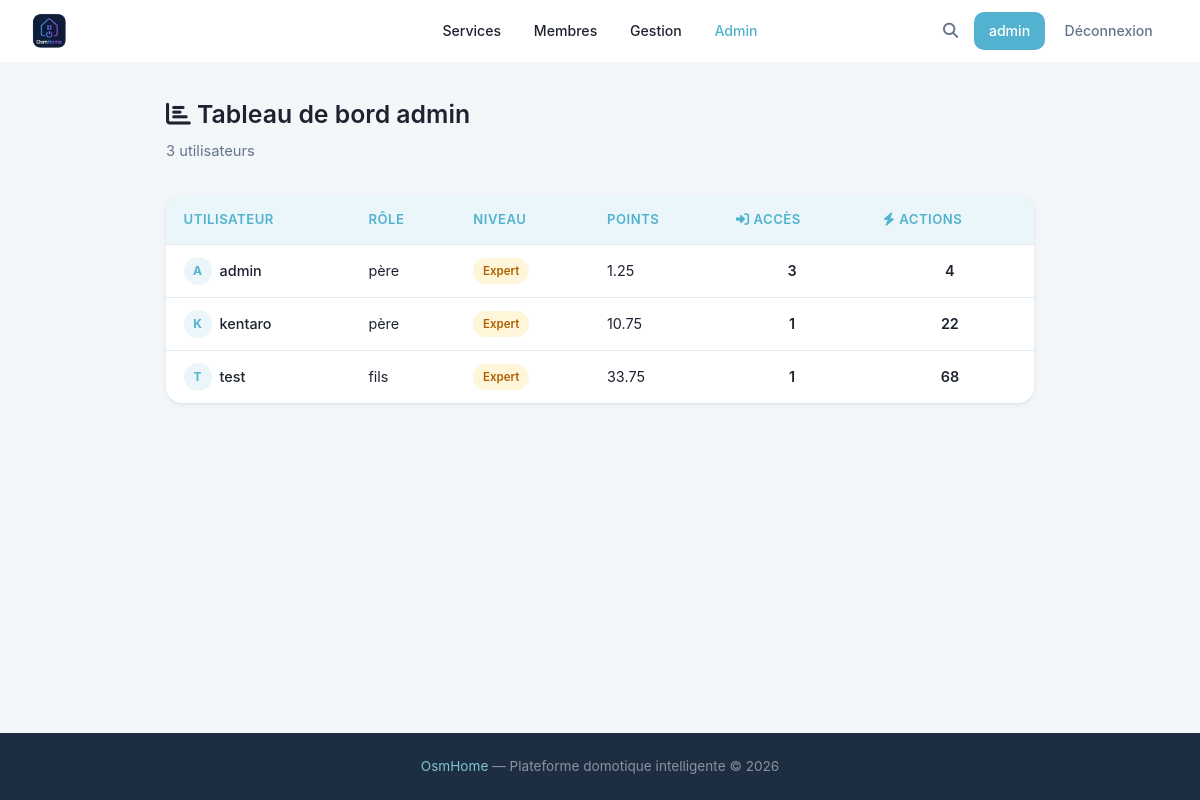
Before: /admin (signed in) with the older database file.
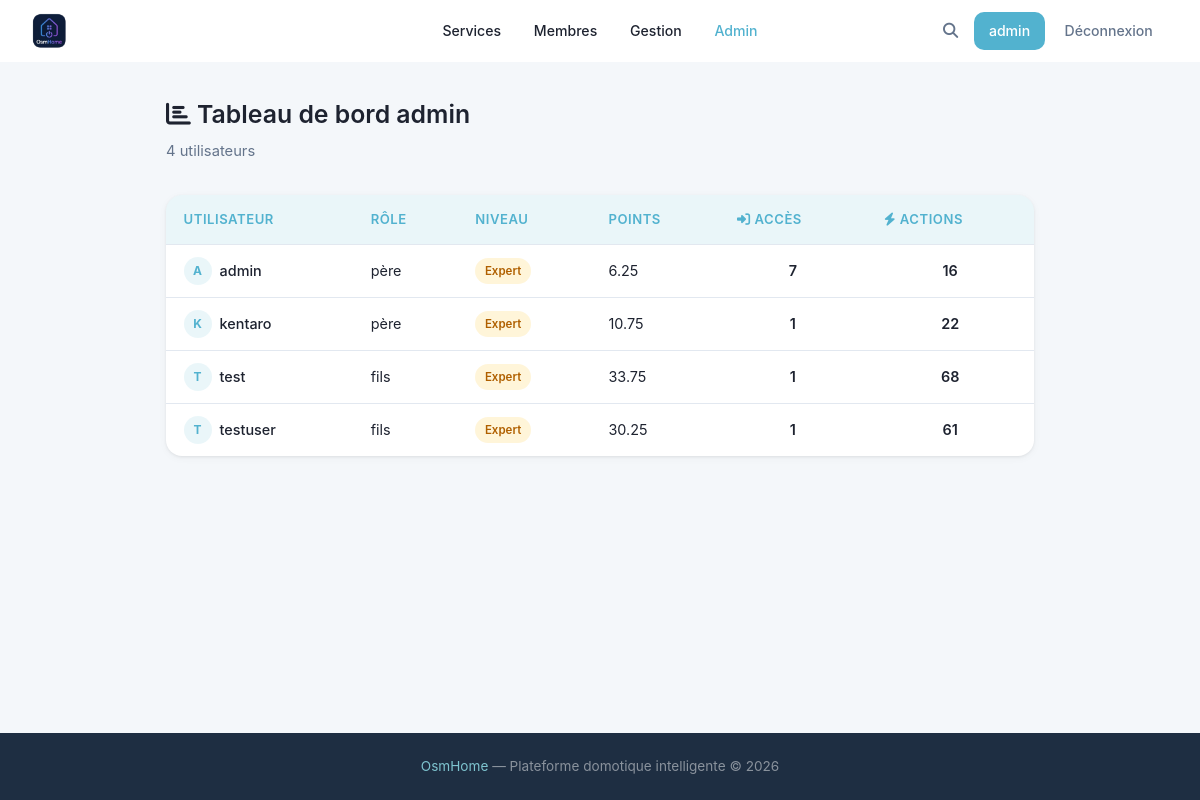
After: the same page with the newer database file.
### tables this page shows
CREATE TABLE users (
            id INTEGER PRIMARY KEY AUTOINCREMENT,
            username TEXT UNIQUE NOT NULL,
            password TEXT NOT NULL,
            lastname TEXT,
            firstname TEXT,
            age INTEGER,
            gender TEXT,
            birthdate TEXT,
            member_type TEXT,
            photo TEXT,
            level TEXT DEFAULT 'debutant',
            points REAL DEFAULT 0,
            email TEXT,
            email_verified INTEGER DEFAULT 0,
            role TEXT DEFAULT 'simple'
        , actions INTEGER DEFAULT 0, verification_token TEXT);

### main.py (the view)
@app.route('/admin')
def admin():
    if 'username' not in flask.session:
        return flask.redirect('/login')
    viewer_data = utils.getUser(flask.session['username'])
    if not viewer_data or viewer_data['role'] != 'admin':
        flask.abort(403)
    stats = utils.getAdminStats()
    return flask.render_template('admin.html', user=flask.session.get('username'), stats=stats)

### main.py (called while the page is built)
@app.template_filter('level_label')
def level_label_filter(key: str) -> str:
    return _LEVEL_LABELS.get(key, key.capitalize())

@app.context_processor
def inject_types():
    try:
        types = utils.getTypes()
    except Exception:
        types = []
    is_admin = False
    user_level = None
    if flask.session.get('username'):
        u = utils.getUser(flask.session['username'])
        is_admin = bool(u and u['role'] == 'admin')
        user_level = u['level'] if u else None
    return {'types': types, 'is_admin': is_admin, 'user_level': user_level}

### utils.py (called while the page is built)
def openDB() -> sqlite3.Connection:
    if 'db' not in flask.g:
        flask.g.db = sqlite3.connect(BASE)
        flask.g.db.row_factory = sqlite3.Row
    return flask.g.db

def closeDB(_ = None):
    db = flask.g.pop("db", None)
    if db is not None:
        db.close()

def getUser(username: str):
    db = openDB()
    return db.execute(
        'SELECT * FROM users WHERE username = ?',
        (username,)
    ).fetchone()

def getTypes() -> list:
    db = openDB()
    rows = db.execute('SELECT DISTINCT type FROM devices ORDER BY type').fetchall()
    return [row['type'] for row in rows]

def getAdminStats() -> list:
    db = openDB()
    return db.execute('''
        SELECT u.username, u.member_type, u.level, u.points, u.actions,
               COUNT(c.id) AS connection_count
        FROM users u
        LEFT JOIN connection_history c ON c.user_id = u.id
        GROUP BY u.id
        ORDER BY connection_count DESC
    ''').fetchall()

### templates/admin.html (shortened to what this page needs)
{% extends 'base.html' %}
{% block extra_css %}
<link rel="stylesheet" href="{{ url_for('static', filename='css/members.css') }}">
<link rel="stylesheet" href="{{ url_for('static', filename='css/admin.css') }}">
{% endblock %}
{% block content %}
<div class="admin-page">
    <div class="members-header">
        <h2><i class="fa-solid fa-chart-bar"></i> Tableau de bord admin</h2>
        <p>{{ stats | length }} utilisateur{{ 's' if stats | length > 1 }}</p>
    </div>
    <div class="admin-table-wrap">
        <table class="admin-table">
            <thead>
                <tr>
                    <th>Utilisateur</th>
                    <th>Rôle</th>
                    <th>Niveau</th>
                    <th>Points</th>
                    <th><i class="fa-solid fa-right-to-bracket"></i> Accès</th>
                    <th><i class="fa-solid fa-bolt"></i> Actions</th>
                </tr>
            </thead>
            <tbody>
                {% for s in stats %}
                <tr>
                    <td>
                        <a href="/member/{{ s['username'] }}" class="admin-user-link">
                            <span class="member-avatar small">{{ s['username'][0] | upper }}</span>
                            {{ s['username'] }}
                        </a>
                    </td>
                    <td>{{ s['member_type'] or '—' }}</td>
                    <td><span class="level-badge level-{{ s['level'] }}">{{ s['level'] | level_label }}</span></td>
                    <td>{{ "%.2f"|format(s['points']) }}</td>
                    <td class="stat-num">{{ s['connection_count'] }}</td>
                    <td class="stat-num">{{ s['actions'] or 0 }}</td>
                </tr>
                {% endfor %}
            </tbody>
        </table>
    </div>
</div>
{% endblock %}

### templates/base.html (shortened to what this page needs)
<!DOCTYPE html>
<html lang="en">
<head>
    <link rel="stylesheet" href="{{ url_for('static', filename='css/style.css') }}">
    <link rel="stylesheet" href="https://cdnjs.cloudflare.com/ajax/libs/font-awesome/6.5.2/css/all.min.css">
    {% block extra_css %}{% endblock %}
</head>
<body>
    <header>
        <a href="{{ '/dashboard' if user else '/' }}" class="logo">
            <img src="{{ url_for('static', filename='images/logo.png') }}" alt="OsmHome" class="logo-img">
        </a>
        <nav class="header-nav">
            {% if user %}
                <a href="/services" class="btn-members">Services</a>
                <a href="/members" class="btn-members">Membres</a>
                {% if user_level in ('avance', 'expert') %}<a href="/gestion" class="btn-members">Gestion</a>{% endif %}
                {% if is_admin %}<a href="/admin" class="btn-admin">Admin</a>{% endif %}
            {% endif %}
        </nav>
        <div class="header-actions">
            <a href="/search" class="header-search-btn" aria-label="Rechercher">
                <i class="fa-solid fa-magnifying-glass"></i>
            </a>
            {% if user %}
                <a href="/profile" class="btn-profile">{{ user }}</a>
                <a href="/logout" class="btn-logout">Déconnexion</a>
            {% else %}
                <a href="/signup" class="btn-signup">Inscription</a>
                <a href="/login" class="btn-login">Connexion</a>
            {% endif %}
        </div>
    </header>
    <main>{% block content %}{% endblock %}</main>
    <footer>
        <span>OsmHome</span> — Plateforme domotique intelligente &copy; 2026
    </footer>
</body>
</html>

### static/css/style.css (style rules this page uses)
:root { --bg: #f4f7fa; --surface: #ffffff; --dark: #1e2330; --dark-2: #1c2131; --primary: #52B2CF; --primary-hover: #3d9ebc; --primary-light: rgba(82, 178, 207, 0.12); --accent-2: #7EC4CF; --accent-pink: #D4AFB9; --accent-lavender: #D1CFE2; --accent-powder: #9CADCE; --muted: #64748b; --white: #ffffff; --border: #e2e8f0; --shadow: 0 1px 3px rgba(0,0,0,.07), 0 2px 8px rgba(0,0,0,.04); --shadow-md: 0 4px 14px rgba(0,0,0,.09), 0 2px 6px rgba(0,0,0,.05); --radius: 10px; --radius-sm: 5px; --radius-lg: 16px; --danger: #ea4335; }
* { margin: 0; padding: 0; box-sizing: border-box; }
html { min-height: 100%; scroll-behavior: smooth; }
body { min-height: 100vh; display: flex; flex-direction: column; font-family: 'Google Sans', 'Inter', system-ui, -apple-system, BlinkMacSystemFont, 'Segoe UI', Roboto, sans-serif; background: var(--bg); color: var(--dark); line-height: 1.65; }
a { color: inherit; text-decoration: none; }
h1, h2, h3, h4, h5 { color: var(--dark); margin-bottom: 0.5rem; font-weight: 600; }
p { color: var(--muted); margin-bottom: 1rem; }
.level-badge { display: inline-block; padding: 0.22rem 0.6rem; border-radius: 999px; font-size: 0.72rem; font-weight: 600; white-space: nowrap; }
.level-expert { background: rgba(251,188,4,0.15); color: #b06000; }
header { background: var(--surface); padding: 0 2rem; height: 62px; display: grid; grid-template-columns: 1fr auto 1fr; align-items: center; position: sticky; top: 0; z-index: 100; }
.header-nav { display: flex; align-items: center; justify-content: center; gap: 0.25rem; }
.header-actions { display: flex; align-items: center; justify-content: flex-end; gap: 0.25rem; }
.logo { font-size: 1.4rem; font-weight: 700; color: var(--primary); display: flex; align-items: center; }
.logo-img { height: 36px; object-fit: contain; }
.header-search-btn { width: 38px; height: 38px; border-radius: 50%; display: flex; align-items: center; justify-content: center; color: var(--muted); font-size: 0.95rem; transition: background 0.15s, color 0.15s; flex-shrink: 0; }
.btn-signup, .btn-login, .btn-profile, .btn-logout { display: inline-flex; align-items: center; justify-content: center; padding: 0.48rem 0.95rem; border-radius: var(--radius); font-weight: 500; font-size: 0.88rem; transition: background 0.15s, color 0.15s; white-space: nowrap; }
.btn-signup, .btn-profile { background: var(--primary); color: var(--white); }
.btn-login, .btn-logout { background: transparent; color: var(--muted); }
.btn-members { display: inline-flex; align-items: center; justify-content: center; padding: 0.48rem 0.9rem; border-radius: var(--radius); font-weight: 500; font-size: 0.88rem; transition: background 0.15s, color 0.15s; white-space: nowrap; background: transparent; color: var(--dark); }
.btn-admin { display: inline-flex; align-items: center; padding: 0.48rem 0.9rem; border-radius: var(--radius); font-weight: 500; font-size: 0.88rem; background: transparent; color: var(--primary); transition: background 0.15s; white-space: nowrap; }
main { flex: 1; }
footer { margin-top: 3rem; background: #1e2e42; color: rgba(255,255,255,0.48); text-align: center; padding: 1.4rem; font-size: 0.85rem; }
footer span { color: #7EC4CF; }

### static/css/members.css (style rules this page uses)
.members-header { margin-bottom: 2rem; }
.members-header h2 { font-size: 1.55rem; color: var(--dark); margin-bottom: 0.25rem; }
.members-header p { color: var(--muted); font-size: 0.92rem; margin: 0; }
.member-avatar { width: 46px; height: 46px; border-radius: 50%; background: rgba(82,178,207,0.15); color: #52B2CF; display: flex; align-items: center; justify-content: center; font-size: 1.1rem; font-weight: 700; flex-shrink: 0; }
.member-avatar.small { width: 28px; height: 28px; min-width: 28px; font-size: 0.75rem; border-radius: 50%; background: var(--primary-light); color: var(--primary); display: inline-flex; align-items: center; justify-content: center; font-weight: 700; }

Changed rows visible on the page:
changed users "admin": points "1.25" → "6.25"; connection_count "3" → "7"; actions "4" → "16"
added users: username "T", username "testuser", member_type "fils", level|level_label "Expert", points "30.25", connection_count "1", actions "61"
Other visible differences:
{{ stats | length }}: "3" → "4"
